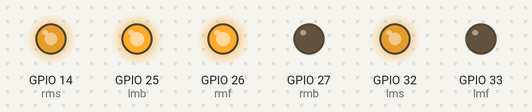
A sketch run on a simulated ESP32. On the bench: output pins drawn as LEDs (lit = HIGH).

Above: at 0.1 s.
Timing chart, 0 to 1.6 s (numbered marks = the images above):
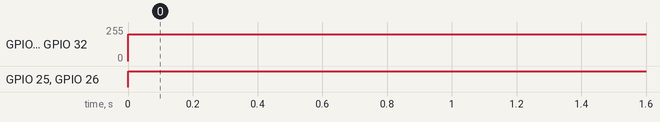

The sketch:

motor_drive.ino
```cpp
#define lms 32
#define lmf 33
#define lmb 25

#define rmf 26
#define rmb 27
#define rms 14

void setup(){
  Serial.begin(115200);

  pinMode(lmf, OUTPUT);
  pinMode(lmb, OUTPUT);
  pinMode(rmf, OUTPUT);
  pinMode(rmb, OUTPUT);
   //run all the motor forward at full speed

  ledcSetup(1, 1000, 8); // 12 kHz PWM, 8-bit resolution
  ledcSetup(2, 1000, 8);

  ledcAttachPin(lms, 1); // assign RGB led pins to channels
  ledcAttachPin(rms, 2);
}

void loop(){
  motor(-200, 200);
}
```

logic.ino
```cpp
 void motor(int a, int b) {
  if (a > 0) {
    digitalWrite(lmf, 1);
    digitalWrite(lmb, 0);
  }
  else {
    a = -(a);
    digitalWrite(lmf, 0);
    digitalWrite(lmb, 1);
  }

  if (b > 0) {
    digitalWrite(rmf, 1);
    digitalWrite(rmb, 0);
  }
  else {
    b = -b;
    digitalWrite(rmf, 0);
    digitalWrite(rmb, 1);
  }
  ledcWrite(1, a);
  ledcWrite(2, b);
}
```

Measured:
- by itself, GPIO 14 (rms), GPIO 32 (lms): 0/255 → 199/255 at 0.00 s
- by itself, GPIO 25 (lmb), GPIO 26 (rmf): LOW → HIGH at 0.00 s
